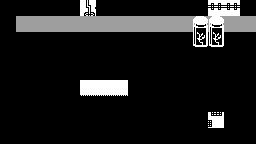

Below is a game level as drawn by its tile map, then a one-line description and the .tmx file that defines it, in full:
An orthogonal 16x9 tile map with 16x16 px tiles, 3 tile layers (ground, walls2, walls), 4 tilesets.

<map version="1.10" tiledversion="1.10.1" orientation="orthogonal" renderorder="right-down" width="16" height="9" tilewidth="16" tileheight="16" infinite="0" nextlayerid="5" nextobjectid="1">
 <tileset firstgid="1" source="../tilesets/tileset4.tsx" />
 <tileset firstgid="7" source="../tilesets/tileset6.tsx" />
 <tileset firstgid="13" source="../tilesets/tilemap_002-1.tsx" />
 <tileset firstgid="21" source="../tilesets/tileset44.tsx" />
 <layer id="1" name="ground" width="16" height="9">
  <data encoding="csv">
0,0,0,0,0,0,0,0,0,0,0,0,0,0,0,0,
0,0,0,0,0,0,0,0,0,0,0,0,0,26,0,0,
0,0,0,0,0,0,0,0,0,0,0,0,0,0,0,0,
0,0,0,0,0,0,0,0,0,0,0,0,0,0,0,0,
0,0,0,0,0,0,0,0,0,0,0,0,0,0,0,0,
0,0,0,0,0,0,0,0,0,0,0,0,0,0,0,0,
0,0,0,0,0,0,0,0,0,0,0,0,0,0,0,0,
0,0,0,0,0,0,0,0,0,0,0,0,0,0,0,0,
0,0,0,0,0,0,0,0,0,0,0,0,0,0,0,0
</data>
 </layer>
 <layer id="4" name="walls2" width="16" height="9">
  <data encoding="csv">
0,0,0,0,0,0,0,0,0,0,0,0,0,0,0,0,
0,26,26,26,26,0,0,0,0,0,0,0,26,26,0,0,
0,0,0,0,0,0,0,0,0,0,0,0,0,0,0,0,
0,0,0,0,0,0,0,0,0,0,0,0,0,0,0,0,
0,0,0,0,0,0,0,0,0,0,0,0,0,0,0,0,
0,0,0,0,0,0,0,0,0,0,0,0,0,0,0,0,
0,0,0,0,0,0,0,0,0,0,0,0,0,0,0,0,
0,0,0,0,0,0,0,0,0,0,0,0,0,0,0,0,
0,0,0,0,0,0,0,0,0,0,0,0,0,0,0,0
</data>
 </layer>
 <layer id="2" name="walls" width="16" height="9">
  <data encoding="csv">
0,0,0,0,0,22,0,0,0,0,0,0,0,24,24,0,
0,26,26,26,26,26,26,26,26,26,26,26,23,23,26,26,
0,0,0,0,0,0,0,0,0,0,0,0,27,27,0,0,
0,0,0,0,0,0,0,0,0,0,0,0,0,0,0,0,
0,0,0,0,0,0,0,0,0,0,0,0,0,0,0,0,
0,0,0,0,0,25,25,25,0,0,0,0,0,0,0,0,
0,0,0,0,0,0,0,0,0,0,0,0,0,0,0,0,
0,0,0,0,0,0,0,0,0,0,0,0,0,28,0,0,
0,0,0,0,0,0,0,0,0,0,0,0,0,0,0,0
</data>
 </layer>
</map>
